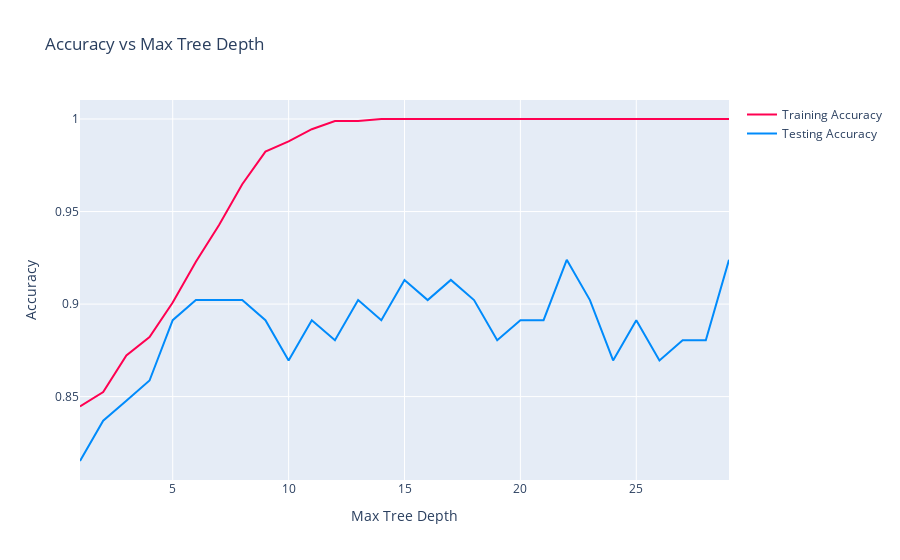

Notebook source saved alongside this figure:
### Markdown cell above
<h3 style="color: #f4e287;">Hyperparameter Tuning: Random Forest </h3>

### Code cell
# Plot the max tree depth of the Random Forest model vs. the accuracy
viz.max_depth_plot(pipeline_random, X_resampled, y_resampled, X_test, y_test)

### Figure 1 — Plotly figure (JSON) as saved in the notebook; plotly's stock layout.template omitted (floating-point values rounded to 4 significant figures)
{"data": [{"marker": {"color": "#ff0051"}, "name": "Training Accuracy", "type": "scatter", "x": [1, 2, 3, 4, 5, 6, 7, 8, 9, 10, 11, 12, 13, 14, 15, 16, 17, 18, 19, 20, 21, 22, 23, 24, 25, 26, 27, 28, 29], "y": [0.8447, 0.8524, 0.8722, 0.8822, 0.9009, 0.9229, 0.9427, 0.9648, 0.9824, 0.9879, 0.9945, 0.9989, 0.9989, 1, 1, 1, 1, 1, 1, 1, 1, 1, 1, 1, 1, 1, 1, 1, 1]}, {"marker": {"color": "#008bfb"}, "name": "Testing Accuracy", "type": "scatter", "x": [1, 2, 3, 4, 5, 6, 7, 8, 9, 10, 11, 12, 13, 14, 15, 16, 17, 18, 19, 20, 21, 22, 23, 24, 25, 26, 27, 28, 29], "y": [0.8152, 0.837, 0.8478, 0.8587, 0.8913, 0.9022, 0.9022, 0.9022, 0.8913, 0.8696, 0.8913, 0.8804, 0.9022, 0.8913, 0.913, 0.9022, 0.913, 0.9022, 0.8804, 0.8913, 0.8913, 0.9239, 0.9022, 0.8696, 0.8913, 0.8696, 0.8804, 0.8804, 0.9239]}], "layout": {"title": {"text": "Accuracy vs Max Tree Depth"}, "xaxis": {"title": {"text": "Max Tree Depth"}}, "yaxis": {"title": {"text": "Accuracy"}}}}
